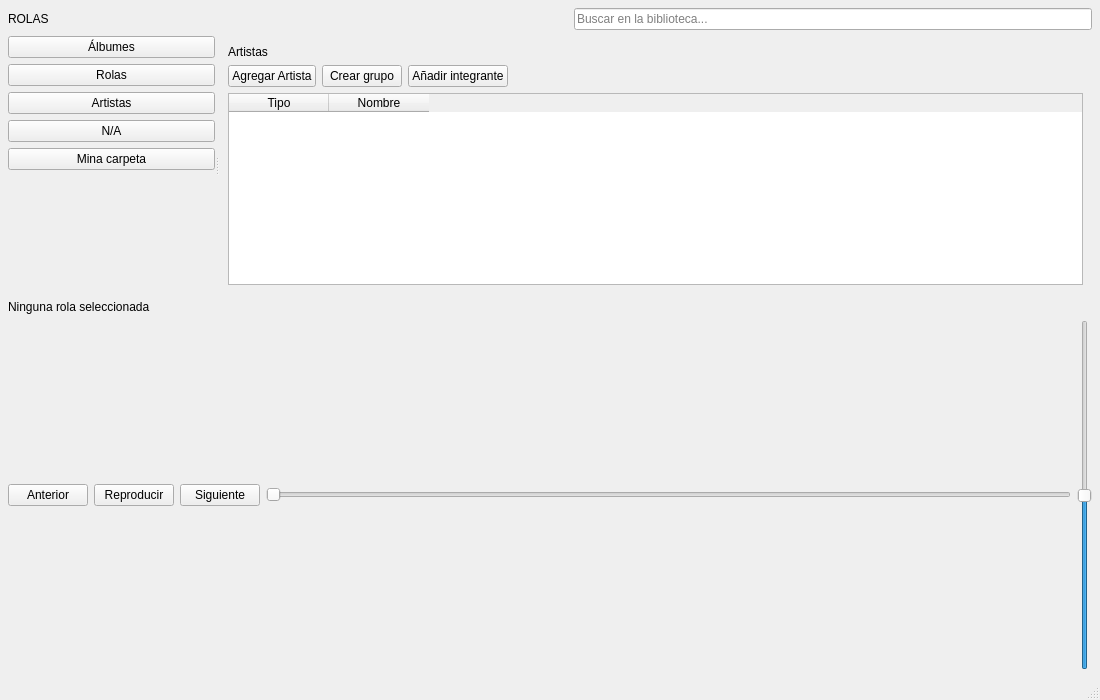
<?xml version="1.0" encoding="UTF-8"?>
<ui version="4.0">
 <class>MainWindow</class>
 <widget class="QMainWindow" name="MainWindow">
  <property name="geometry">
   <rect>
    <x>0</x>
    <y>0</y>
    <width>1100</width>
    <height>700</height>
   </rect>
  </property>
  <property name="windowTitle">
   <string>ROLAS</string>
  </property>
  <widget class="QWidget" name="centralwidget">
   <layout class="QVBoxLayout" name="mainLayout">
    <property name="spacing">
     <number>6</number>
    </property>
    <property name="leftMargin">
     <number>8</number>
    </property>
    <property name="topMargin">
     <number>8</number>
    </property>
    <property name="rightMargin">
     <number>8</number>
    </property>
    <property name="bottomMargin">
     <number>8</number>
    </property>
    <item>
     <layout class="QHBoxLayout" name="topBarLayout">
      <item>
       <widget class="QLabel" name="titleLabel">
        <property name="text">
         <string>ROLAS</string>
        </property>
       </widget>
      </item>
      <item>
       <spacer name="topBarSpacer">
        <property name="orientation">
         <enum>Qt::Orientation::Horizontal</enum>
        </property>
        <property name="sizeHint" stdset="0">
         <size>
          <width>40</width>
          <height>20</height>
         </size>
        </property>
       </spacer>
      </item>
      <item>
       <widget class="QLineEdit" name="searchLineEdit">
        <property name="minimumSize">
         <size>
          <width>250</width>
          <height>0</height>
         </size>
        </property>
        <property name="placeholderText">
         <string>Buscar en la biblioteca...</string>
        </property>
       </widget>
      </item>
     </layout>
    </item>
    <item>
     <widget class="QSplitter" name="mainSplitter">
      <property name="orientation">
       <enum>Qt::Orientation::Horizontal</enum>
      </property>
      <property name="childrenCollapsible">
       <bool>false</bool>
      </property>
      <widget class="QWidget" name="sidebarWidget">
       <property name="minimumSize">
        <size>
         <width>150</width>
         <height>0</height>
        </size>
       </property>
       <layout class="QVBoxLayout" name="sidebarLayout">
        <item>
         <widget class="QPushButton" name="albumsButton">
          <property name="text">
           <string>Álbumes</string>
          </property>
         </widget>
        </item>
        <item>
         <widget class="QPushButton" name="songsButton">
          <property name="text">
           <string>Rolas</string>
          </property>
         </widget>
        </item>
        <item>
         <widget class="QPushButton" name="artistsButton">
          <property name="text">
           <string>Artistas</string>
          </property>
         </widget>
        </item>
        <item>
         <widget class="QPushButton" name="genresButton">
          <property name="text">
           <string>N/A</string>
          </property>
         </widget>
        </item>
        <item>
         <widget class="QPushButton" name="foldersButton">
          <property name="text">
           <string>Mina carpeta</string>
          </property>
         </widget>
        </item>
        <item>
         <spacer name="sidebarSpacer">
          <property name="orientation">
           <enum>Qt::Orientation::Vertical</enum>
          </property>
          <property name="sizeHint" stdset="0">
           <size>
            <width>20</width>
            <height>40</height>
           </size>
          </property>
         </spacer>
        </item>
       </layout>
      </widget>
      <widget class="QStackedWidget" name="pagesStackedWidget">
       <property name="currentIndex">
        <number>2</number>
       </property>
       <widget class="QWidget" name="albumsPage">
        <layout class="QVBoxLayout" name="albumsPageLayout">
         <item>
          <widget class="QLabel" name="albumsTitleLabel">
           <property name="text">
            <string>Álbumes</string>
           </property>
          </widget>
         </item>
         <item>
          <widget class="QListWidget" name="albumsListWidget">
           <property name="iconSize">
            <size>
             <width>160</width>
             <height>160</height>
            </size>
           </property>
           <property name="movement">
            <enum>QListView::Movement::Static</enum>
           </property>
           <property name="resizeMode">
            <enum>QListView::ResizeMode::Adjust</enum>
           </property>
           <property name="spacing">
            <number>10</number>
           </property>
           <property name="gridSize">
            <size>
             <width>190</width>
             <height>220</height>
            </size>
           </property>
           <property name="viewMode">
            <enum>QListView::ViewMode::IconMode</enum>
           </property>
          </widget>
         </item>
        </layout>
       </widget>
       <widget class="QWidget" name="songsPage">
        <layout class="QVBoxLayout" name="songsPageLayout">
         <item>
          <widget class="QLabel" name="songsTitleLabel">
           <property name="text">
            <string>Rolas</string>
           </property>
          </widget>
         </item>
         <item>
          <widget class="QTableWidget" name="songsTable">
           <property name="columnCount">
            <number>5</number>
           </property>
           <column>
            <property name="text">
             <string>Título</string>
            </property>
           </column>
           <column>
            <property name="text">
             <string>Artista</string>
            </property>
           </column>
           <column>
            <property name="text">
             <string>Álbum</string>
            </property>
           </column>
           <column>
            <property name="text">
             <string>Año</string>
            </property>
           </column>
           <column>
            <property name="text">
             <string>Género</string>
            </property>
           </column>
          </widget>
         </item>
        </layout>
       </widget>
       <widget class="QWidget" name="artistsPage">
        <layout class="QVBoxLayout" name="artistsPageLayout">
         <item>
          <widget class="QLabel" name="artistsTitleLabel">
           <property name="text">
            <string>Artistas</string>
           </property>
          </widget>
         </item>
         <item>
          <layout class="QHBoxLayout" name="artistsActionsLayout">
           <item>
            <widget class="QPushButton" name="addArtistButton">
             <property name="text">
              <string>Agregar Artista</string>
             </property>
            </widget>
           </item>
           <item>
            <widget class="QPushButton" name="addGroupButton">
             <property name="text">
              <string>Crear grupo</string>
             </property>
            </widget>
           </item>
           <item>
            <widget class="QPushButton" name="addMemberButton">
             <property name="text">
              <string>Añadir integrante</string>
             </property>
            </widget>
           </item>
           <item>
            <spacer name="artistsActionsSpacer">
             <property name="orientation">
              <enum>Qt::Orientation::Horizontal</enum>
             </property>
             <property name="sizeHint" stdset="0">
              <size>
               <width>40</width>
               <height>20</height>
              </size>
             </property>
            </spacer>
           </item>
          </layout>
         </item>
         <item>
          <widget class="QTableWidget" name="artistsTable">
           <column>
            <property name="text">
             <string>Tipo</string>
            </property>
           </column>
           <column>
            <property name="text">
             <string>Nombre</string>
            </property>
           </column>
          </widget>
         </item>
        </layout>
       </widget>
       <widget class="QWidget" name="genresPage">
        <layout class="QVBoxLayout" name="genresPageLayout">
         <item>
          <widget class="QLabel" name="genresTitleLabel">
           <property name="text">
            <string>Géneros</string>
           </property>
          </widget>
         </item>
         <item>
          <widget class="QListWidget" name="genresList"/>
         </item>
        </layout>
       </widget>
       <widget class="QWidget" name="foldersPage">
        <layout class="QVBoxLayout" name="foldersPageLayout">
         <item>
          <widget class="QLabel" name="foldersTitleLabel">
           <property name="text">
            <string>Carpetas</string>
           </property>
          </widget>
         </item>
         <item>
          <widget class="QTreeWidget" name="foldersTree">
           <column>
            <property name="text">
             <string>Carpetas y archivos</string>
            </property>
           </column>
          </widget>
         </item>
        </layout>
       </widget>
      </widget>
     </widget>
    </item>
    <item>
     <layout class="QVBoxLayout" name="playerLayout">
      <item>
       <widget class="QLabel" name="currentTrackLabel">
        <property name="text">
         <string>Ninguna rola seleccionada</string>
        </property>
       </widget>
      </item>
      <item>
       <layout class="QHBoxLayout" name="playerControlsLayout">
        <item>
         <widget class="QPushButton" name="previousButton">
          <property name="text">
           <string>Anterior</string>
          </property>
         </widget>
        </item>
        <item>
         <widget class="QPushButton" name="playPauseButton">
          <property name="text">
           <string>Reproducir</string>
          </property>
         </widget>
        </item>
        <item>
         <widget class="QPushButton" name="nextButton">
          <property name="text">
           <string>Siguiente</string>
          </property>
         </widget>
        </item>
        <item>
         <widget class="QSlider" name="progressSlider">
          <property name="orientation">
           <enum>Qt::Orientation::Horizontal</enum>
          </property>
         </widget>
        </item>
        <item>
         <widget class="QSlider" name="volumeSlider">
          <property name="maximum">
           <number>100</number>
          </property>
          <property name="value">
           <number>50</number>
          </property>
          <property name="orientation">
           <enum>Qt::Orientation::Vertical</enum>
          </property>
         </widget>
        </item>
       </layout>
      </item>
     </layout>
    </item>
   </layout>
  </widget>
  <widget class="QStatusBar" name="statusbar"/>
 </widget>
 <resources/>
 <connections/>
</ui>
